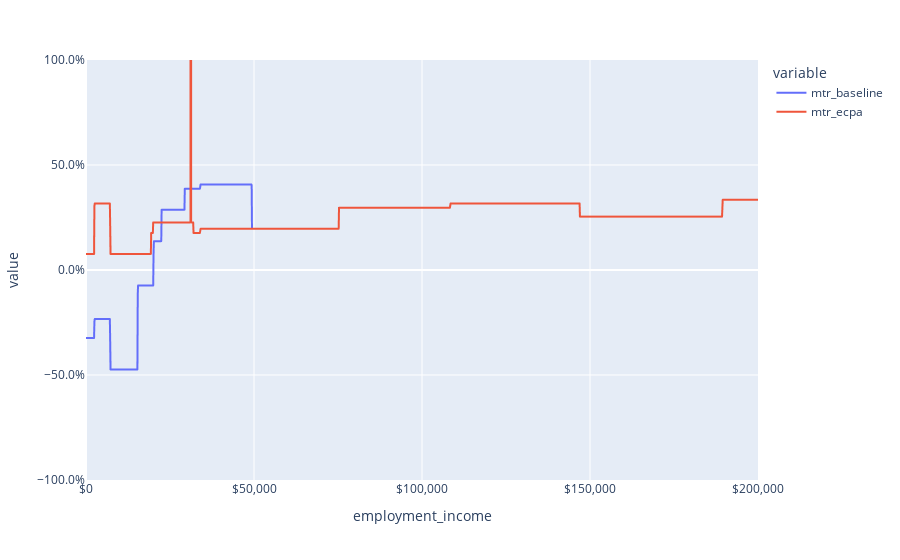

Notebook code cell kept with this figure:
### Code cell
fig = px.line(
    df,
    x="employment_income",
    y=["mtr_baseline", "mtr_ecpa"]
)
fig.update_layout(
    xaxis_tickformat="$,",
    yaxis_tickformat=".1%",
    yaxis_range=[-1, 1],
)
fig.show()

### Figure 1 — Plotly figure (JSON) as saved in the notebook; plotly's stock layout.template omitted (floating-point values rounded to 4 significant figures; data arrays with more than 128 entries replaced by an {"elided": "..."} marker saying what was removed)
{"data": [{"hovertemplate": "variable=mtr_baseline<br>employment_income=%{x}<br>value=%{y}<extra></extra>", "legendgroup": "mtr_baseline", "line": {"color": "#636efa", "dash": "solid"}, "marker": {"symbol": "circle"}, "mode": "lines", "name": "mtr_baseline", "showlegend": true, "type": "scattergl", "x": {"elided": "2001 int values"}, "xaxis": "x", "y": {"elided": "2001 float values"}, "yaxis": "y"}, {"hovertemplate": "variable=mtr_ecpa<br>employment_income=%{x}<br>value=%{y}<extra></extra>", "legendgroup": "mtr_ecpa", "line": {"color": "#EF553B", "dash": "solid"}, "marker": {"symbol": "circle"}, "mode": "lines", "name": "mtr_ecpa", "showlegend": true, "type": "scattergl", "x": {"elided": "2001 int values"}, "xaxis": "x", "y": {"elided": "2001 float values"}, "yaxis": "y"}], "layout": {"legend": {"title": {"text": "variable"}, "tracegroupgap": 0}, "margin": {"t": 60}, "xaxis": {"anchor": "y", "domain": [0, 1], "tickformat": "$,", "title": {"text": "employment_income"}}, "yaxis": {"anchor": "x", "domain": [0, 1], "range": [-1, 1], "tickformat": ".1%", "title": {"text": "value"}}}}
